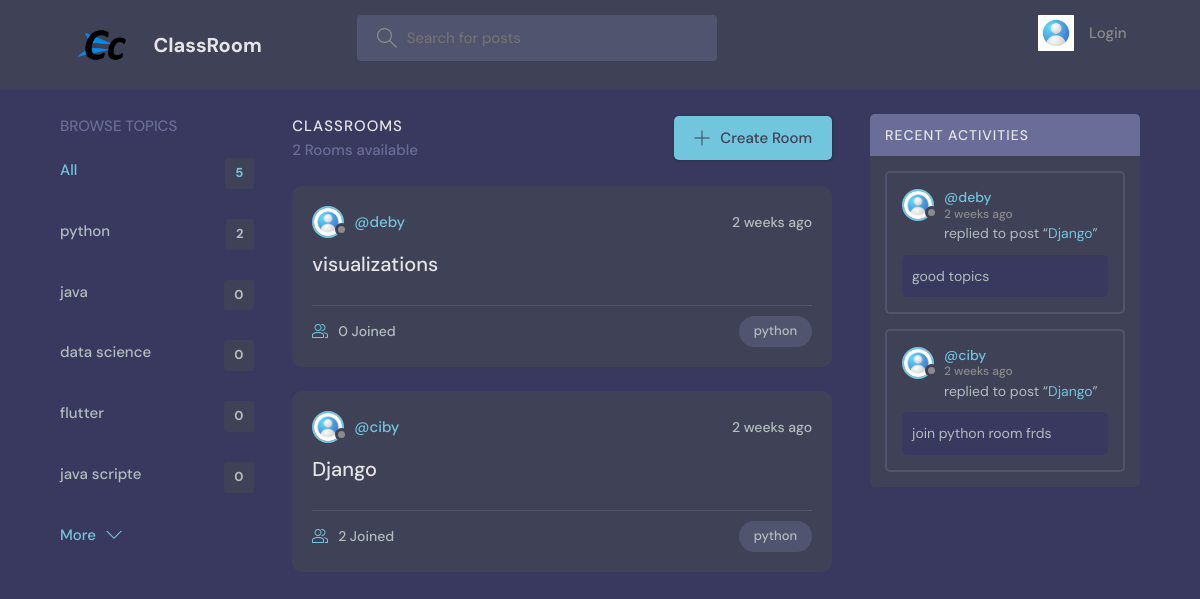
The page / on the database its author committed.
### room/models.py (models this page shows, shortened)
class Topic(models.Model):
    name = models.CharField(max_length=200)

class Room(models.Model):
    host = models.ForeignKey(User, on_delete=models.SET_NULL, null=True)
    topic = models.ForeignKey(Topic, on_delete=models.SET_NULL, null=True)
    name = models.CharField(max_length=200)
    description = models.TextField(null=True, blank=True)
    participants = models.ManyToManyField(User, related_name='participants', blank=True)
    updated = models.DateTimeField(auto_now=True)
    created = models.DateTimeField(auto_now_add=True)
    class Meta:
        ordering = ['-updated', '-created']
    def __str__(self):
        return self.name

class Message(models.Model):
    user = models.ForeignKey(User, on_delete=models.CASCADE)
    room = models.ForeignKey(Room, on_delete=models.CASCADE)
    body = models.TextField()
    updated = models.DateTimeField(auto_now=True)
    created = models.DateTimeField(auto_now_add=True)
    class Meta:
        ordering = ['-updated', '-created']

### room/views.py (the view)
# urls.py: path('', views.home, name="home"),
def home(request):
    q = request.GET.get('q') if request.GET.get('q') != None else ''
    rooms = Room.objects.filter(
        Q(topic__name__icontains=q) |
        Q(name__icontains=q) |
        Q(description__icontains=q)
    )
    topics = Topic.objects.all()[0:5]
    room_count = rooms.count()
    room_messages = Message.objects.filter(
        Q(room__topic__name__icontains=q))[0:3]
    context = {'rooms': rooms, 'topics': topics,
               'room_count': room_count, 'room_messages': room_messages}
    return render(request, 'base/home_old.html', context)

### room/templates/base/home_old.html (shortened to what this page needs)
{% extends 'main.html' %}
{% block content %}
<main class="layout layout--3">
  <div class="container">
    {% include 'base/topics_component.html' %}
    <div class="roomList">
      <div class="roomList__header">
        <div>
          <h2>ClassRooms</h2>
          <p>{{room_count}} Rooms available</p>
        </div>
        <a class="btn btn--main" href="{% url 'create-room' %}">
          <svg version="1.1" xmlns="http://www.w3.org/2000/svg" width="32" height="32" viewBox="0 0 32 32">
            <title>add</title>
            <path
              d="M16.943 0.943h-1.885v14.115h-14.115v1.885h14.115v14.115h1.885v-14.115h14.115v-1.885h-14.115v-14.115z">
            </path>
          </svg>
          Create Room
        </a>
      </div>
      {% include 'base/feed_component.html' %}
    </div>
    {% include 'base/activity_component.html' %}
  </div>
</main>
{% endblock %}

### room/templates/base/topics_component.html
<div class="topics">
    <div class="topics__header">
        <h2>Browse Topics</h2>
    </div>
    <ul class="topics__list">
        <li>
            <a href="{% url 'home' %}" class="active">All <span>{{topics.count}}</span></a>
        </li>
        {% for topic in topics %}
        <li>
            <a href="{% url 'home' %}?q={{topic.name}}">{{topic.name}}<span>{{topic.room_set.all.count}}</span></a>
        </li>
        {% endfor %}
    </ul>
    <a class="btn btn--link" href="#">
        More
        <svg version="1.1" xmlns="http://www.w3.org/2000/svg" width="32" height="32" viewBox="0 0 32 32">
            <title>chevron-down</title>
            <path d="M16 21l-13-13h-3l16 16 16-16h-3l-13 13z"></path>
        </svg>
    </a>
</div>

### room/templates/base/feed_component.html (shortened to what this page needs)
{% load static %}
{% for room in rooms %}
<div class="roomListRoom">
    <div class="roomListRoom__header">
        <a href="{% url 'user-profile' room.host.id %}" class="roomListRoom__author">
            <div class="avatar avatar--small">
                <img src="{% static 'images/avatar.jpg' %}" />
            </div>
            <span>@{{room.host.username}}</span>
        </a>
        <div class="roomListRoom__actions">
            <span>{{room.created|timesince}} ago</span>
        </div>
    </div>
    <div class="roomListRoom__content">
        <a href="{% url 'room' room.id %}">{{room.name}}</a>
    </div>
    <div class="roomListRoom__meta">
        <a href="{% url 'room' room.id %}" class="roomListRoom__joined">
            {{room.participants.all.count}} Joined
        </a>
        <p class="roomListRoom__topic">{{room.topic.name}}</p>
    </div>
</div>
{% endfor %}

### room/templates/base/activity_component.html (shortened to what this page needs)
{% load static %}
<div class="activities">
    <div class="activities__header">
        <h2>Recent Activities</h2>
    </div>
    {% for message in room_messages %}
    <div class="activities__box">
        <div class="activities__boxHeader roomListRoom__header">
            <a href="{% url 'user-profile' message.user.id %}" class="roomListRoom__author">
                <div class="avatar avatar--small">
                    <img src="{% static 'images/avatar.jpg'%}" />
                </div>
                <p>
                    @{{message.user.username}}
                    <span>{{message.created|timesince}} ago</span>
                </p>
            </a>
        </div>
        <div class="activities__boxContent">
            <p>replied to post “<a href="{% url 'room' message.room.id %}">{{message.room}}</a>”</p>
            <div class="activities__boxRoomContent">{{message.body}}</div>
        </div>
    </div>
    {% endfor %}
</div>

### rows shown on the page
Topic: name "python", room_set.all.count "2"
Topic: name "java", room_set.all.count "0"
Topic: name "data science", room_set.all.count "0"
Topic: name "flutter", room_set.all.count "0"
Topic: name "java scripte", room_set.all.count "0"
Room: host.username "deby", created "2 weeks", name "visualizations", participants.all.count "0", topic.name "python"
Room: host.username "ciby", created "2 weeks", name "Django", participants.all.count "2", topic.name "python"
Message: user.username "deby", created "2 weeks", room "Django", body "good topics"
Message: user.username "ciby", created "2 weeks", room "Django", body "join python room frds"

### other values the page prints
{{ topics.count }} "5"
{{ room_count }} "2"
